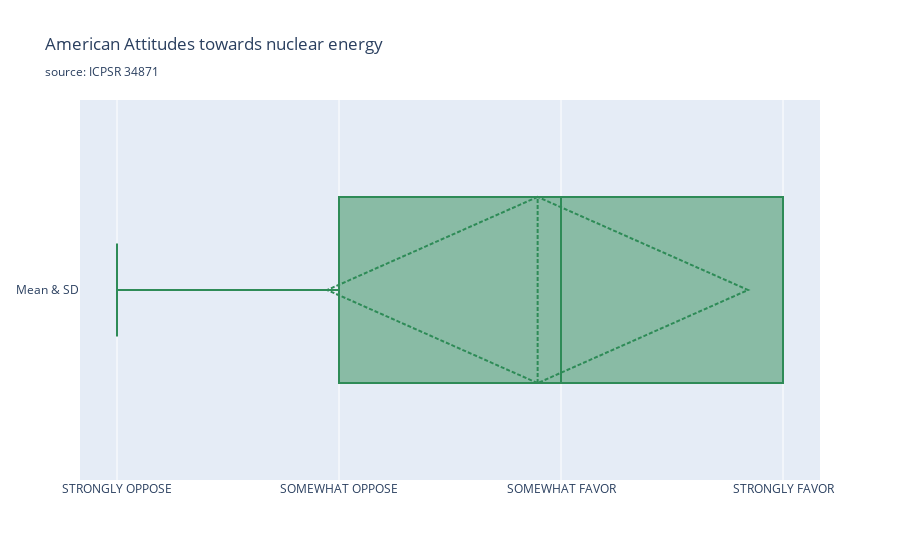
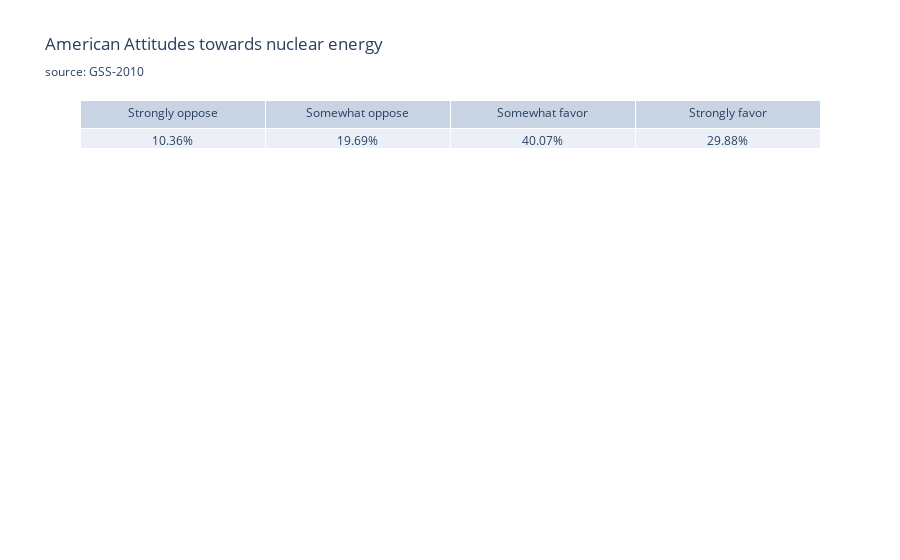

Notebook source saved alongside these figures, in order:
### Code cell
drop_vals(df_IC)
fig = go.Figure()
fig.add_trace(go.Box(
    x=df_IC["Q13"],
    name='Mean & SD',
    marker_color='seagreen',
    boxmean='sd' # represent mean and standard deviationfor x in 
)).update_xaxes(categoryorder='array', categoryarray=["STRONGLY OPPOSE", "SOMEWHAT OPPOSE", "SOMEWHAT FAVOR", "STRONGLY FAVOR"])
fig.update_layout(title_text="American Attitudes towards nuclear energy<br><sub>source: ICPSR 34871")
fig.show()

sers = df_IC['Q13'].value_counts()
fav = sers['SOMEWHAT FAVOR'] + sers['Strongly favor'.upper()]
opp = sers['SOMEWHAT OPPOSE'] + sers['Strongly oppose'.upper()]
total = fav + opp
print("favor: ", fav / (fav + opp))
print("oppose: ", opp / (fav + opp))
sers

fig = go.Figure(data=[go.Table(header=dict(values=['Strongly oppose', 'Somewhat oppose', 'Somewhat favor', 'Strongly favor']),
                 cells=dict(values=[[f"{(sers['Strongly oppose'.upper()]/total)*100:.2f}%"],
                                    [f"{(sers['SOMEWHAT oppose'.upper()]/total)*100:.2f}%"],
                                    [f"{(sers['SOMEWHAT favor'.upper()]/total)*100:.2f}%"],
                                    [f"{(sers['Strongly favor'.upper()]/total)*100:.2f}%"]]
                           ))
                     ])
fig.update_layout(title_text="American Attitudes towards nuclear energy<br><sub>source: GSS-2010")
fig.show()

### Figure 1 — Plotly figure (JSON) as saved in the notebook; plotly's stock layout.template omitted (floating-point values rounded to 4 significant figures; data arrays with more than 128 entries replaced by an {"elided": "..."} marker saying what was removed)
{"data": [{"boxmean": "sd", "marker": {"color": "seagreen"}, "name": "Mean & SD", "type": "box", "x": {"elided": "589 str values"}}], "layout": {"autosize": true, "title": {"text": "American Attitudes towards nuclear energy<br><sub>source: ICPSR 34871"}, "xaxis": {"autorange": true, "categoryarray": ["STRONGLY OPPOSE", "SOMEWHAT OPPOSE", "SOMEWHAT FAVOR", "STRONGLY FAVOR"], "categoryorder": "array", "range": [-0.1667, 3.167], "type": "category"}, "yaxis": {"autorange": true, "range": [-0.5, 0.5], "type": "category"}}}

### Figure 2 — Plotly figure (JSON) as saved in the notebook; plotly's stock layout.template omitted (floating-point values rounded to 4 significant figures)
{"data": [{"cells": {"values": [["10.36%"], ["19.69%"], ["40.07%"], ["29.88%"]]}, "header": {"values": ["Strongly oppose", "Somewhat oppose", "Somewhat favor", "Strongly favor"]}, "type": "table"}], "layout": {"autosize": true, "title": {"text": "American Attitudes towards nuclear energy<br><sub>source: GSS-2010"}}}
